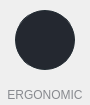
               <widget class="QFrame" name="frm_4_ergnmc_outr">
                <property name="sizePolicy">
                 <sizepolicy hsizetype="Fixed" vsizetype="Fixed">
                  <horstretch>0</horstretch>
                  <verstretch>0</verstretch>
                 </sizepolicy>
                </property>
                <property name="minimumSize">
                 <size>
                  <width>90</width>
                  <height>105</height>
                 </size>
                </property>
                <property name="maximumSize">
                 <size>
                  <width>90</width>
                  <height>105</height>
                 </size>
                </property>
                <property name="frameShape">
                 <enum>QFrame::Box</enum>
                </property>
                <property name="frameShadow">
                 <enum>QFrame::Plain</enum>
                </property>
                <property name="lineWidth">
                 <number>0</number>
                </property>
                <layout class="QVBoxLayout" name="verticalLayout_11">
                 <property name="spacing">
                  <number>0</number>
                 </property>
                 <property name="leftMargin">
                  <number>0</number>
                 </property>
                 <property name="topMargin">
                  <number>10</number>
                 </property>
                 <property name="rightMargin">
                  <number>0</number>
                 </property>
                 <property name="bottomMargin">
                  <number>0</number>
                 </property>
                 <item>
                  <widget class="QFrame" name="frm_4_ergnmc_innr">
                   <property name="sizePolicy">
                    <sizepolicy hsizetype="Fixed" vsizetype="Fixed">
                     <horstretch>0</horstretch>
                     <verstretch>0</verstretch>
                    </sizepolicy>
                   </property>
                   <property name="minimumSize">
                    <size>
                     <width>90</width>
                     <height>95</height>
                    </size>
                   </property>
                   <property name="maximumSize">
                    <size>
                     <width>90</width>
                     <height>95</height>
                    </size>
                   </property>
                   <property name="frameShape">
                    <enum>QFrame::NoFrame</enum>
                   </property>
                   <property name="frameShadow">
                    <enum>QFrame::Plain</enum>
                   </property>
                   <property name="lineWidth">
                    <number>0</number>
                   </property>
                   <layout class="QGridLayout" name="gridLayout_32">
                    <property name="leftMargin">
                     <number>0</number>
                    </property>
                    <property name="topMargin">
                     <number>0</number>
                    </property>
                    <property name="rightMargin">
                     <number>0</number>
                    </property>
                    <property name="bottomMargin">
                     <number>0</number>
                    </property>
                    <property name="horizontalSpacing">
                     <number>0</number>
                    </property>
                    <property name="verticalSpacing">
                     <number>15</number>
                    </property>
                    <item row="0" column="1">
                     <widget class="QLabel" name="lbl_ergnmc_img">
                      <property name="minimumSize">
                       <size>
                        <width>60</width>
                        <height>60</height>
                       </size>
                      </property>
                      <property name="maximumSize">
                       <size>
                        <width>60</width>
                        <height>60</height>
                       </size>
                      </property>
                      <property name="styleSheet">
                       <string notr="true">QLabel {
	background-image: url(:/images/icons/home/icon_ergonomic.png);
	background-position: center center;
    background-repeat: no-repeat;
	background-color: #242830;
	border-color: #232c33;
	border-style: solid;
	border-width: 1px;
	border-radius: 30px;
}
QLabel:hover {
	background-color: #00e39b;
	border-color: #00e39b;
}</string>
                      </property>
                      <property name="text">
                       <string notr="true"/>
                      </property>
                     </widget>
                    </item>
                    <item row="0" column="0">
                     <spacer name="horizontalSpacer_35">
                      <property name="orientation">
                       <enum>Qt::Horizontal</enum>
                      </property>
                      <property name="sizeHint" stdset="0">
                       <size>
                        <width>0</width>
                        <height>20</height>
                       </size>
                      </property>
                     </spacer>
                    </item>
                    <item row="0" column="2">
                     <spacer name="horizontalSpacer_36">
                      <property name="orientation">
                       <enum>Qt::Horizontal</enum>
                      </property>
                      <property name="sizeHint" stdset="0">
                       <size>
                        <width>0</width>
                        <height>20</height>
                       </size>
                      </property>
                     </spacer>
                    </item>
                    <item row="1" column="0" colspan="3">
                     <widget class="QLabel" name="lbl_ergnmc_txt">
                      <property name="minimumSize">
                       <size>
                        <width>0</width>
                        <height>20</height>
                       </size>
                      </property>
                      <property name="maximumSize">
                       <size>
                        <width>16777215</width>
                        <height>20</height>
                       </size>
                      </property>
                      <property name="font">
                       <font>
                        <family>Tahoma</family>
                        <pointsize>9</pointsize>
                        <stylestrategy>PreferAntialias</stylestrategy>
                       </font>
                      </property>
                      <property name="styleSheet">
                       <string notr="true">color: #888a8f;</string>
                      </property>
                      <property name="text">
                       <string>ERGONOMIC</string>
                      </property>
                      <property name="alignment">
                       <set>Qt::AlignCenter</set>
                      </property>
                     </widget>
                    </item>
                   </layout>
                  </widget>
                 </item>
                </layout>
               </widget>
